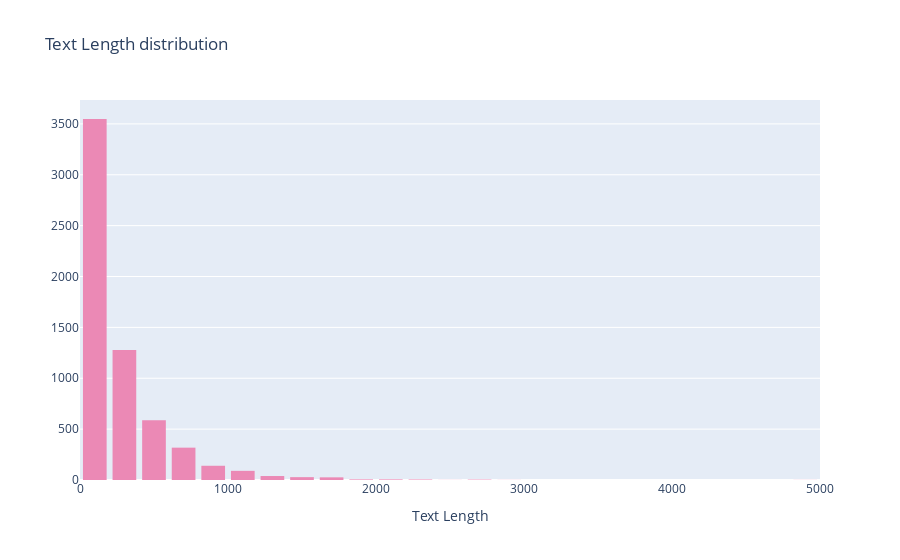

The notebook cell saved with this chart:
### Code cell
layout = go.Layout(
    title='Text Length distribution',
    xaxis=dict(title='Text Length'),
    # yaxis=dict(title='Count', type='log'),
    bargap=0.2,
    height=600,
)

fig = go.Figure(
    data=[go.Histogram(
        x = text_lens,
        marker_color='#EB89B5',
        nbinsx=30,
    )],
    layout = layout,
)
fig.show()

### Figure 1 — Plotly figure (JSON) as saved in the notebook; plotly's stock layout.template omitted (floating-point values rounded to 4 significant figures; data arrays with more than 128 entries replaced by an {"elided": "..."} marker saying what was removed)
{"data": [{"marker": {"color": "#EB89B5"}, "nbinsx": 30, "type": "histogram", "x": {"elided": "6119 int values"}}], "layout": {"autosize": true, "bargap": 0.2, "title": {"text": "Text Length distribution"}, "xaxis": {"autorange": true, "range": [-0.5, 5000.0], "title": {"text": "Text Length"}, "type": "linear"}, "yaxis": {"autorange": true, "range": [0, 3735.0]}}}
